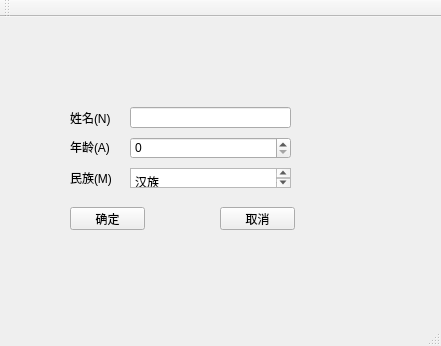
<?xml version="1.0" encoding="UTF-8"?>
<ui version="4.0">
 <class>demo1</class>
 <widget class="QMainWindow" name="demo1">
  <property name="geometry">
   <rect>
    <x>0</x>
    <y>0</y>
    <width>441</width>
    <height>346</height>
   </rect>
  </property>
  <property name="windowTitle">
   <string>demo1</string>
  </property>
  <widget class="QWidget" name="centralWidget">
   <widget class="QLineEdit" name="lineEdit_3">
    <property name="geometry">
     <rect>
      <x>130</x>
      <y>90</y>
      <width>161</width>
      <height>21</height>
     </rect>
    </property>
    <property name="text">
     <string/>
    </property>
   </widget>
   <widget class="QSpinBox" name="agesBox">
    <property name="geometry">
     <rect>
      <x>130</x>
      <y>120</y>
      <width>161</width>
      <height>22</height>
     </rect>
    </property>
   </widget>
   <widget class="QLabel" name="label">
    <property name="geometry">
     <rect>
      <x>70</x>
      <y>90</y>
      <width>47</width>
      <height>21</height>
     </rect>
    </property>
    <property name="text">
     <string>姓名(N)</string>
    </property>
    <property name="buddy">
     <cstring>lineEdit_3</cstring>
    </property>
   </widget>
   <widget class="QLabel" name="label_2">
    <property name="geometry">
     <rect>
      <x>70</x>
      <y>119</y>
      <width>47</width>
      <height>21</height>
     </rect>
    </property>
    <property name="text">
     <string>年龄(A)</string>
    </property>
    <property name="buddy">
     <cstring>agesBox</cstring>
    </property>
   </widget>
   <widget class="QLabel" name="label_3">
    <property name="geometry">
     <rect>
      <x>70</x>
      <y>150</y>
      <width>47</width>
      <height>21</height>
     </rect>
    </property>
    <property name="text">
     <string>民族(M)</string>
    </property>
    <property name="buddy">
     <cstring>plainTextEdit</cstring>
    </property>
   </widget>
   <widget class="QPlainTextEdit" name="plainTextEdit">
    <property name="geometry">
     <rect>
      <x>130</x>
      <y>151</y>
      <width>161</width>
      <height>20</height>
     </rect>
    </property>
    <property name="plainText">
     <string>汉族
布依族
彝族
藏族
</string>
    </property>
   </widget>
   <widget class="QPushButton" name="pushButton_1">
    <property name="geometry">
     <rect>
      <x>70</x>
      <y>190</y>
      <width>75</width>
      <height>23</height>
     </rect>
    </property>
    <property name="text">
     <string>确定</string>
    </property>
   </widget>
   <widget class="QPushButton" name="pushButton_2">
    <property name="geometry">
     <rect>
      <x>220</x>
      <y>190</y>
      <width>75</width>
      <height>23</height>
     </rect>
    </property>
    <property name="text">
     <string>取消</string>
    </property>
   </widget>
  </widget>
  <widget class="QMenuBar" name="menuBar">
   <property name="geometry">
    <rect>
     <x>0</x>
     <y>0</y>
     <width>441</width>
     <height>23</height>
    </rect>
   </property>
  </widget>
  <widget class="QToolBar" name="mainToolBar">
   <attribute name="toolBarArea">
    <enum>TopToolBarArea</enum>
   </attribute>
   <attribute name="toolBarBreak">
    <bool>false</bool>
   </attribute>
  </widget>
  <widget class="QStatusBar" name="statusBar"/>
 </widget>
 <layoutdefault spacing="6" margin="11"/>
 <resources/>
 <connections/>
</ui>
